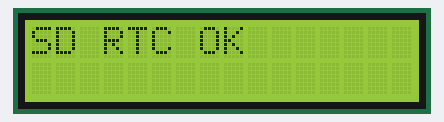
Bench run of a sketch on a simulated Arduino Uno, built with avr-gcc and run on an emulated ATmega328P. Parts: 16×2 character LCD. The local clock reads 2024-03-15 10:24:30 at power-on unless the sketch sets it; storage starts empty.

Above: at 0.2 s.
At 2.2 s:
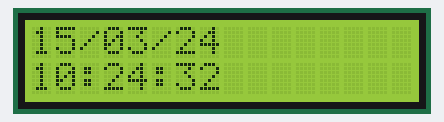
At 10.5 s:
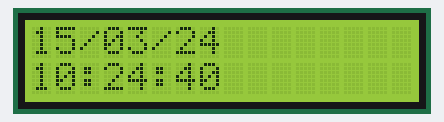
At 19.8 s:
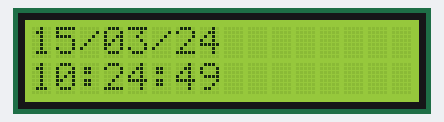
At 29.1 s:
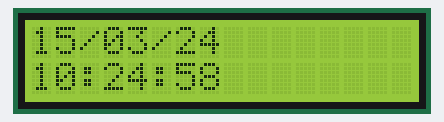
At 38.4 s:
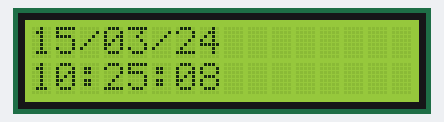

Measured:
- what the display in image 1 shows lasts 1.0 s, from 2.2 s to 3.2 s

The sketch:

SD_RTC_LCD.ino
```cpp
#include <Wire.h>
#include <LiquidCrystal_I2C.h>
#include <RTClib.h>
#include <SPI.h>
#include <SD.h>

#define SD_CS 10

LiquidCrystal_I2C lcd(0x27, 16, 2);   // Cambiar a 0x3F o 0x27 si corresponde.
RTC_DS3231 rtc;

void setup() {
  Serial.begin(9600);

  // LCD
  lcd.init();
  lcd.backlight();
  lcd.clear();
  lcd.print("Iniciando...");

  // RTC
  if (!rtc.begin()) {
    lcd.setCursor(0, 1);
    lcd.print("RTC ERROR");
    while (1);
  }

  if (rtc.lostPower()) {
    rtc.adjust(DateTime(F(__DATE__), F(__TIME__)));
  }

  // SD
  if (!SD.begin(SD_CS)) {
    lcd.clear();
    lcd.print("SD ERROR");
    while (1);
  }

  // Crear CSV con encabezado si no existe
  if (!SD.exists("datos.csv")) {
    File f = SD.open("datos.csv", FILE_WRITE);
    if (f) {
      f.println("fecha,hora");
      f.close();
    }
  }

  lcd.clear();
  lcd.print("SD RTC OK");
  delay(2000);
}

void loop() {
  DateTime now = rtc.now();

  // ----- LCD -----
  lcd.clear();

  // Línea 1: fecha (dd/mm/yy)
  lcd.setCursor(0, 0);
  if (now.day() < 10) lcd.print("0");
  lcd.print(now.day());
  lcd.print("/");
  if (now.month() < 10) lcd.print("0");
  lcd.print(now.month());
  lcd.print("/");
  if ((now.year() % 100) < 10) lcd.print("0");
  lcd.print(now.year() % 100);

  // Línea 2: hora (hh:mm:ss)
  lcd.setCursor(0, 1);
  if (now.hour() < 10) lcd.print("0");
  lcd.print(now.hour());
  lcd.print(":");
  if (now.minute() < 10) lcd.print("0");
  lcd.print(now.minute());
  lcd.print(":");
  if (now.second() < 10) lcd.print("0");
  lcd.print(now.second());

  // ----- SD (cada 1 segundo) -----
  File f = SD.open("datos.csv", FILE_WRITE);
  if (f) {
    // fecha dd/mm/yy
    if (now.day() < 10) f.print("0");
    f.print(now.day());
    f.print("/");
    if (now.month() < 10) f.print("0");
    f.print(now.month());
    f.print("/");
    if ((now.year() % 100) < 10) f.print("0");
    f.print(now.year() % 100);
    f.print(",");

    // hora hh:mm:ss
    if (now.hour() < 10) f.print("0");
    f.print(now.hour());
    f.print(":");
    if (now.minute() < 10) f.print("0");
    f.print(now.minute());
    f.print(":");
    if (now.second() < 10) f.print("0");
    f.println(now.second());

    f.close();
  }

  delay(1000);
}
```
